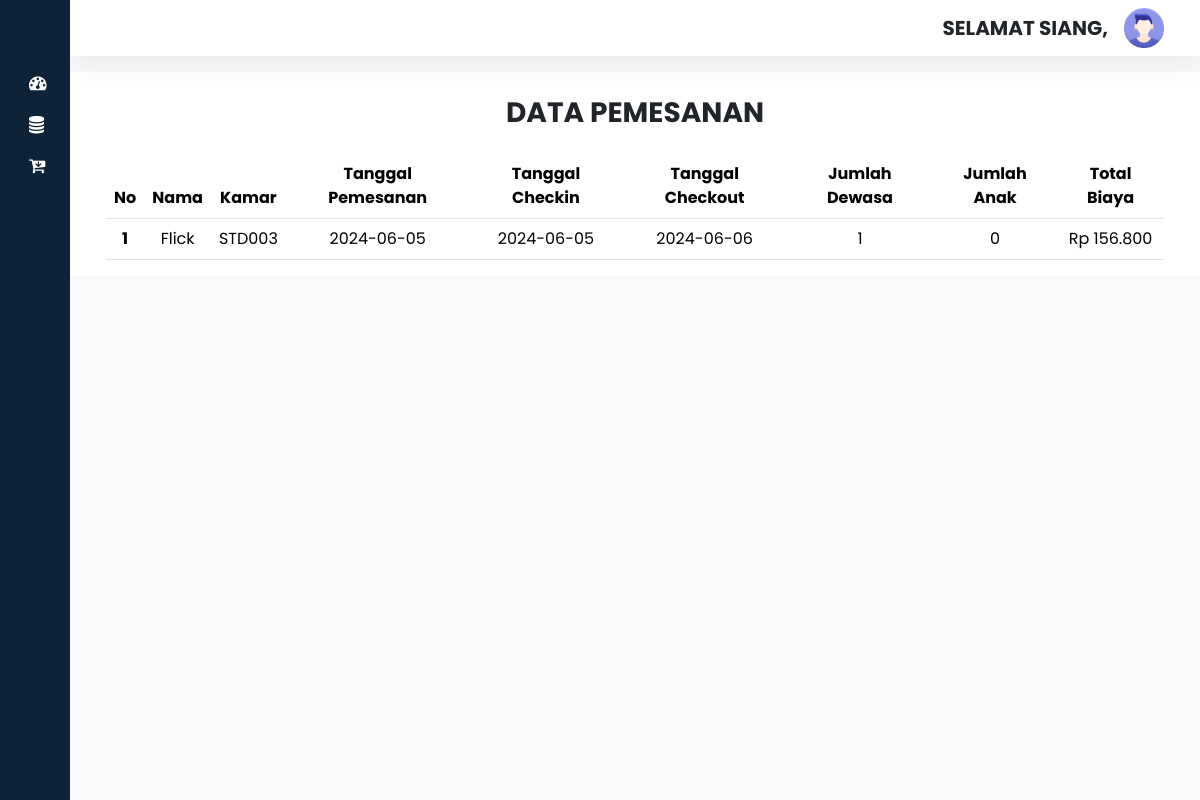
Page /admin/pemesanan.php on the committed database.
### tables this page shows
CREATE TABLE `pemesanan` (
  `id_pemesanan` varchar(255) NOT NULL,
  `id_pelanggan` int(11) NOT NULL,
  `id_kamar` int(11) NOT NULL,
  `tanggal_pesan` date NOT NULL,
  `tanggal_checkin` date NOT NULL,
  `tanggal_checkout` date NOT NULL,
  `jumlah_dewasa` int(11) NOT NULL,
  `jumlah_anak` int(11) NOT NULL,
  `total_biaya` int(11) NOT NULL
);

CREATE TABLE `pelanggan` (
  `id_pelanggan` int(11) NOT NULL,
  `nama` varchar(50) NOT NULL,
  `nik` varchar(16) NOT NULL,
  `alamat` varchar(50) NOT NULL,
  `email` varchar(20) NOT NULL,
  `no_hp` varchar(20) NOT NULL
);

CREATE TABLE `kamar` (
  `id_kamar` int(11) NOT NULL,
  `no_kamar` varchar(25) NOT NULL,
  `tipe_kamar` varchar(25) NOT NULL,
  `harga` int(11) NOT NULL,
  `image` varchar(255) NOT NULL,
  `status` varchar(25) NOT NULL
);

### admin/pemesanan.php (the view, shortened to what this page needs)
<!DOCTYPE html>
<html>
<head>
    <link href="https://cdn.lineicons.com/4.0/lineicons.css" rel="stylesheet" />
    <link href="https://cdn.jsdelivr.net/npm/bootstrap@5.3.2/dist/css/bootstrap.min.css" rel="stylesheet" />
    <link rel="stylesheet" href="style.css" />
    <link rel="stylesheet" href="https://cdnjs.cloudflare.com/ajax/libs/font-awesome/4.7.0/css/font-awesome.min.css">
</head>
<body>
    <div class="wrapper">
        <?php include "sidebar.php"; ?>
        <div class="main" style="background-color: #f8f9fa;">
            <?php include "nav.php"; ?>
            <div class="container bg-white">
                <h3 class="mt-4 text-center fw-bold mb-4">DATA PEMESANAN</h3>
                <div class="table-responsive px-4">
                    <table class="table text-center">
                        <thead style="color: white; background-color: #0d6efd;">
                            <tr>
                                <th scope="col">No</th>
                                <th scope="col">Nama</th>
                                <th scope="col">Kamar</th>
                                <th scope="col">Tanggal Pemesanan</th>
                                <th scope="col">Tanggal Checkin</th>
                                <th scope="col">Tanggal Checkout</th>
                                <th scope="col">Jumlah Dewasa</th>
                                <th scope="col">Jumlah Anak</th>
                                <th scope="col">Total Biaya</th>
                            </tr>
                        </thead>
                        <tbody>
                            <?php
                            $no = 1;
                            $query = "
                                SELECT p.id_pemesanan, pel.nama, k.no_kamar, p.tanggal_pesan, p.tanggal_checkin, p.tanggal_checkout,
                                       p.jumlah_dewasa, p.jumlah_anak, p.total_biaya
                                FROM pemesanan p
                                JOIN pelanggan pel ON p.id_pelanggan = pel.id_pelanggan
                                JOIN kamar k ON p.id_kamar = k.id_kamar
                            ";
                            $sql = mysqli_query($conn, $query);
                            foreach ($sql as $tampil) {
                            ?>
                                <tr>
                                    <th scope="row"><?= $no ?></th>
                                    <td><?= $tampil['nama']; ?></td>
                                    <td><?= $tampil['no_kamar']; ?></td>
                                    <td><?= $tampil['tanggal_pesan']; ?></td>
                                    <td><?= $tampil['tanggal_checkin']; ?></td>
                                    <td><?= $tampil['tanggal_checkout']; ?></td>
                                    <td><?= $tampil['jumlah_dewasa']; ?></td>
                                    <td><?= $tampil['jumlah_anak']; ?></td>
                                    <td>Rp <?= number_format($tampil['total_biaya'], 0, ',', '.'); ?></td>
                                </tr>
                            <?php
                                $no++;
                            }
                            ?>
                        </tbody>
                    </table>
                </div>
            </div>
        </div>
    </div>
</body>
</html>

### admin/style.css (style rules this page uses)
body { font-family: 'Poppins', sans-serif; }
.wrapper { display: flex; }
.main { display: flex; flex-direction: column; min-height: 100vh; width: 100%; overflow: hidden; transition: all 0.35s ease-in-out; background-color: #fff; min-width: 0; }

### rows in the picture
pemesanan: id_pelanggan.nama "Flick", id_kamar.no_kamar "STD003", tanggal_pesan "2024-06-05", tanggal_checkin "2024-06-05", tanggal_checkout "2024-06-06", jumlah_dewasa "1", jumlah_anak "0", total_biaya "156.800"

### other values in the picture
$ucapan "SELAMAT SIANG"
